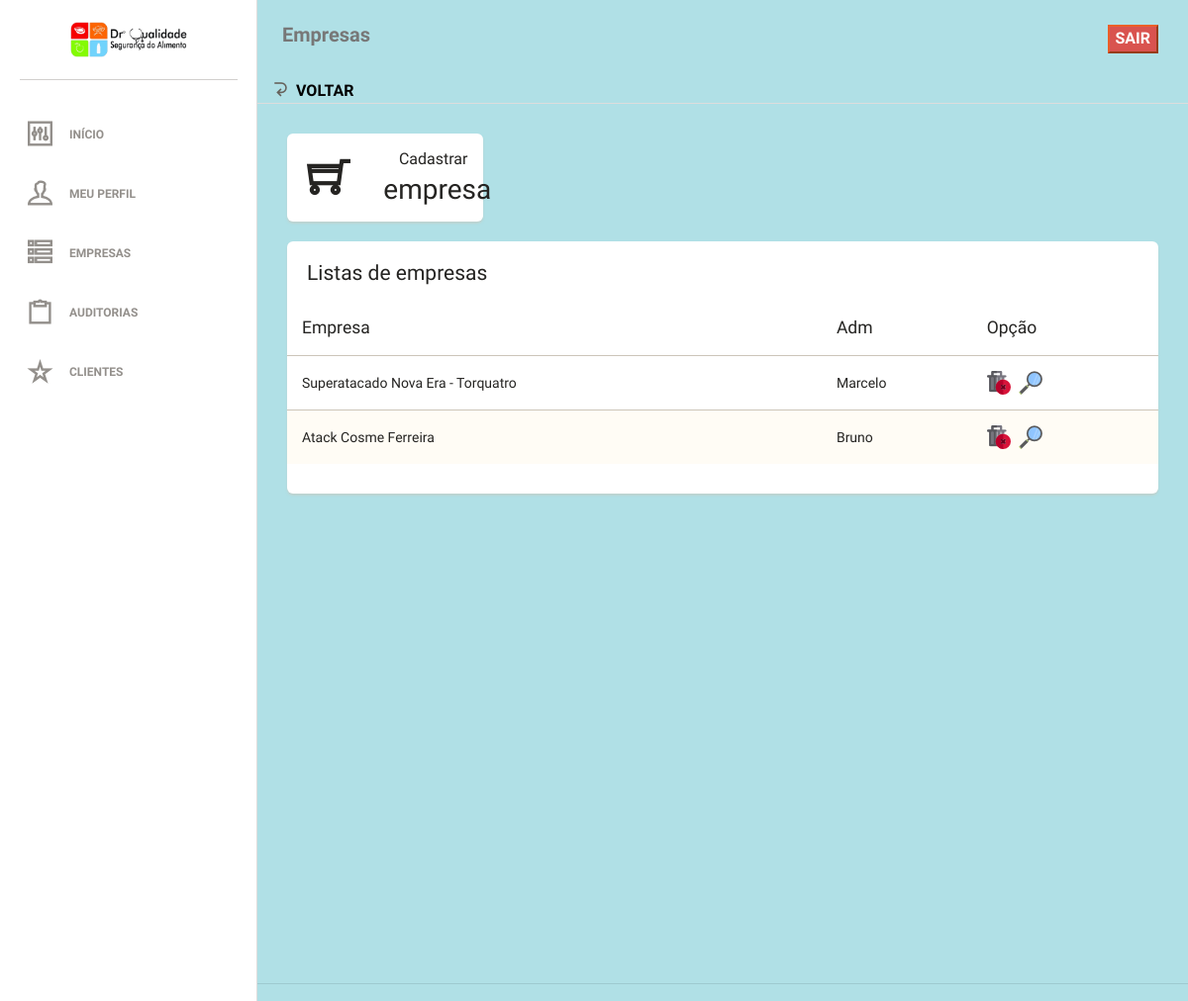
Page /app/dadosempresa (signed in) on the committed database.
### tables this page shows
CREATE TABLE IF NOT EXISTS `empresa` (
  `id` int(11) NOT NULL,
  `nome` varchar(100) DEFAULT NULL,
  `cnpj` varchar(100) DEFAULT NULL,
  `endereco` varchar(250) DEFAULT NULL,
  `email` varchar(80) DEFAULT NULL,
  `telefone` varchar(80) DEFAULT NULL,
  `responsavel` varchar(60) DEFAULT NULL,
  `dataHoraCadastro` varchar(25) DEFAULT NULL
);

### app/dadosempresa.php (called while the page is built)
<?php
	include 'view/viewDadosEmpresa.php';

### app/view/viewDadosEmpresa.php (the view, shortened to what this page needs)
<!doctype html>
<html lang="pt-BR">
<head>
    <link href="assets/css/bootstrap.min.css" rel="stylesheet" />
    <link href="assets/css/animate.min.css" rel="stylesheet"/>
    <link href="assets/css/paper-dashboard.css" rel="stylesheet"/>
    <link href="assets/css/demo.css" rel="stylesheet" />
    <link href="http://maxcdn.bootstrapcdn.com/font-awesome/latest/css/font-awesome.min.css" rel="stylesheet">
    <link href="assets/css/themify-icons.css" rel="stylesheet">
</head>
<body>
<div class="wrapper">
    <div class="sidebar" data-background-color="white" data-active-color="danger" >
        <?php include 'view/viewMenuLateral.php' ?>
    </div>
    <div class="main-panel" style="background-color: #B0E0E6;">
        <nav class="navbar navbar-default" style="background-color: #B0E0E6;">
            <div class="container-fluid">
                <div class="navbar-header">
                    <a class="navbar-brand" href="#">Empresas</a>
                </div>
                 <div class="collapse navbar-collapse">
                    <ul class="nav navbar-nav navbar-right">
                        <li>
                            <a href="#" >
                                 <button class="btn-danger"><b style="color:#fff;">SAIR</b></button>
                            </a>
                        </li>
                    </ul>
                </div>
                <span data-notify="icon" class="ti-back-left"> <a href="index" style="color:black;">VOLTAR</a></span>
            </div>
        </nav>
        <div class="content">
            <div class="container-fluid">
                <div class="row">
                    <div class="col-lg-3 col-sm-6">
                    <a href="cadastrarempresa">
                        <div class="card card2" >
                            <div class="content">
                                <div class="row">
                                    <div class="col-xs-5">
                                        <div class="icon-big text-center">
                                            <i class="ti-shopping-cart"></i>
                                        </div>
                                    </div>
                                    <div class="col-xs-7">
                                        <div class="numbers">
                                            <p>Cadastrar</p>
                                            empresa
                                        </div>
                                    </div>
                                </div>
                            </div>
                        </div>
                    </a>
                    </div>
                </div>
                <div class="row">
                    <div class="col-md-12">
                        <div class="card" >
                            <div class="header">
                                <h4 class="title">Listas de empresas</h4>
                            </div>
                            <div class="content table-responsive table-full-width" >
                                <table class="table table-striped" >
                                    <thead >
                                        <th>Empresa</th>
                                        <th>Adm</th>
                                        <th>Opção</th>
                                    </thead>
                                    <tbody>
                                    <?php
                                        include 'model/conex.php';
                                        $buscarEmpresas = "SELECT nome, id,responsavel FROM empresa";
                                        $buscarEmpresas = mysqli_query($conexao, $buscarEmpresas);
                                        while($dadosBuscados = mysqli_fetch_array($buscarEmpresas)){
                                    ?>
                                        <tr>
                                            <td><?php echo $dadosBuscados['nome']; ?></td>
                                            <td><?php echo $dadosBuscados['responsavel']; ?></td>
                                            <td><a href="deletarempresa?id=<?php echo $dadosBuscados['id']; ?>"><img src="assets/img/delete.png" title="DELETAR"></a>
                                            <a href="opcoesempresa?id=<?php echo $dadosBuscados['id']; ?>" style="margin-left: 5px;"><img src="assets/img/view.png" title="VISUALIZAR"></a></td>
                                        </tr>
                                    <?php } ?>
                                    </tbody>
                                </table>
                            </div>
                        </div>
                    </div>
                </div>
            </div>
        </div>
        <footer class="footer">
            <div class="container-fluid">
            </div>
        </footer>
    </div>
</div>
</body>
</html>

### rows in the picture
empresa: nome "Superatacado Nova Era - Torquatro", responsavel "Marcelo"
empresa: nome "Atack Cosme Ferreira", responsavel "Bruno"
